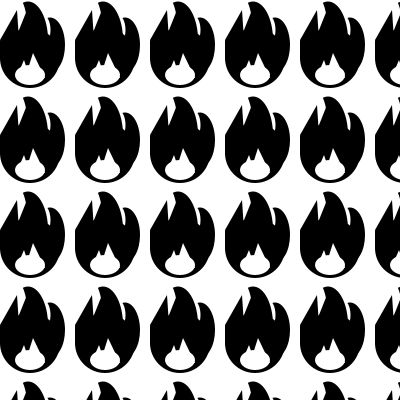
Frame 1 (no input)
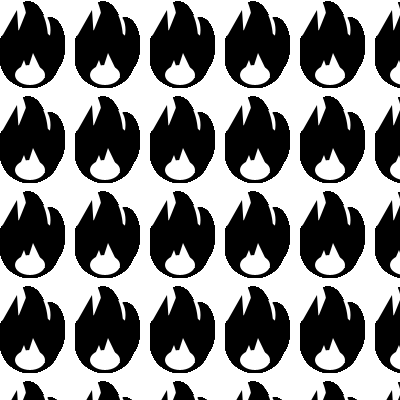
Frame 60 (the mouse pressed at the canvas centre just before this capture)
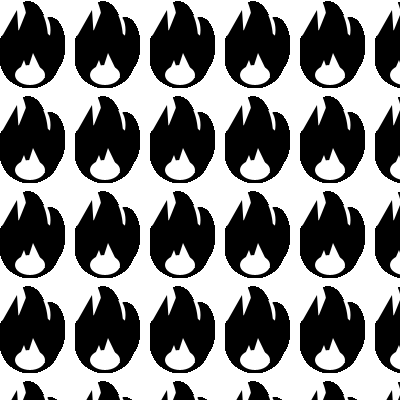
Frame 120 (the mouse held since frame 60 and released just before this capture)

The Processing sketch that drew these frames (run headless with seeded random() and noise(); from frame 60 on, the mouse is pressed at the canvas centre):

// Processing sketch: processing_60636
// ── processing_60636.pde

void setup(){
  
  smooth();

  size(400,400);  
  background(255);
 
}


void draw(){
  
 noStroke();

for(int i=0; i < width; i =i + 95){
 for(int j=0; j< height; j = j +75) { 
   
   
fill(0);

//rechts schwarz
ellipse(j+50,i+45,30,55);


fill(255);
//rechts weiß
ellipse(j+43,i+30,15,30);


fill(0);
//mitte schwarz
ellipse(j+28,i+40,40,77);

fill(255);
//mitte weiß
ellipse(j+15,i+30,25,70);

fill(0);
//mitte dreieck
triangle(j+27,i+10,j+15,i+40,j+35,i+60);


fill(0);
//links schwarz

//ellipse(10,45,25,50);
//fill(255);
//ellipse(43,30,15,30);

triangle(j+17,i+10,j+20,i+55,j+0,i+40);
triangle(j+0,i+60,j+20,i+45,j+0,i+40);

fill(0);
//unten schwarz
ellipse(j+30,i+58,60,60);

fill(255);

ellipse(j+30,i+75,30,20);
triangle(j+25,i+78,j+33,i+53,j+45,i+78);
triangle(j+30,i+78,j+24,i+60,j+18,i+74);

 }}}
